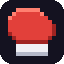

This figure's Python source:
"""Dessine l'icône d'onglet de la version web (un gant de boxe en pixel art) : outils/favicon.png.

    python outils/favicon.py
"""
from pathlib import Path

import pygame as pg

GANT = [
    "................",
    "....hhhhhh......",
    "...hRRRRRRh.....",
    "..hRRRRRRRRR....",
    "..RRRRRRRRRRR...",
    "..RRRRRRRRRRRs..",
    "..RRRRRRRRRRRs..",
    "..sRRRRRRRRRRs..",
    "...sRRRRRRRRs...",
    "....ssssssss....",
    "....CCCCCCCC....",
    "....CCCCCCCC....",
    "....cccccccc....",
    "................",
    "................",
    "................",
]
COULEURS = {
    "R": (226, 64, 58), "h": (255, 128, 112), "s": (160, 36, 34),
    "C": (240, 240, 245), "c": (180, 184, 200),
}


def dessiner(taille: int = 64) -> pg.Surface:
    petit = pg.Surface((16, 16), pg.SRCALPHA)
    for y, ligne in enumerate(GANT):
        for x, lettre in enumerate(ligne):
            if lettre in COULEURS:
                petit.set_at((x, y + 1), COULEURS[lettre])
    icone = pg.Surface((taille, taille), pg.SRCALPHA)
    pg.draw.rect(icone, (20, 18, 32), icone.get_rect(), border_radius=taille // 5)
    icone.blit(pg.transform.scale(petit, (taille, taille)), (0, 0))
    return icone


if __name__ == "__main__":
    sortie = Path(__file__).with_name("favicon.png")
    pg.image.save(dessiner(), sortie)
    print(f"Icône écrite : {sortie}")
